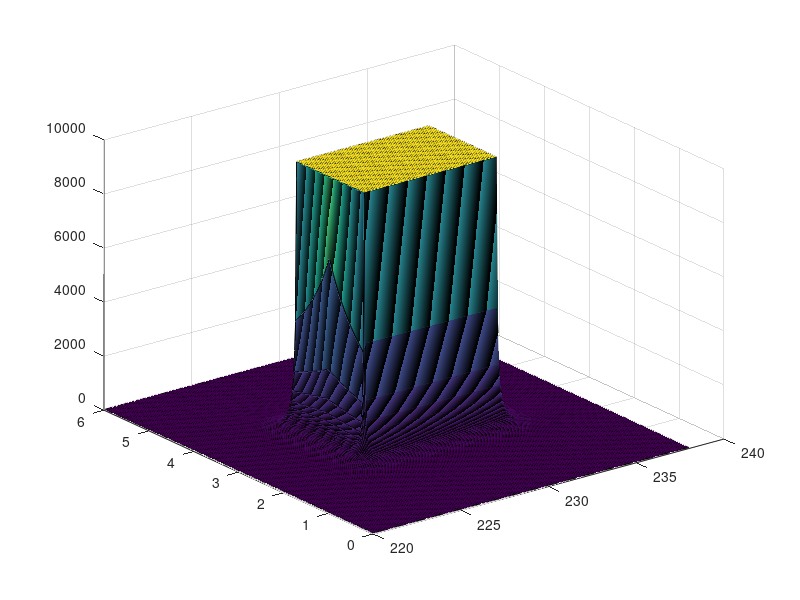

Write MATLAB code to recreate this figure. (Note: this script raises an error after producing the figure.)
clc;
clear all;
Y_var= linspace(0, 6, 300);
X_var= linspace(220, 238, 300);
S1= load('apf_data_yukawa_300.mat');
S2= load('apf_data_modyukawa_300.mat');
figure(1)
s=surf(X_var,Y_var,S1.apf_obst1);
hold on;
s.EdgeColor = 'none';
s.FaceColor = 'interp';
% shading interp;
hold on;
plot3(X_var(:,1), Y_var(:,1), S1.apf_obst1(:,1),'k');
spacing = 4;  % play around so it fits the size of your data set
for i = 1 : spacing : length(X_var)
    plot3(X_var(:,i), Y_var(:,i), S1.apf_obst1(:,i),'-k');
    plot3(X_var(:,i), Y_var(:,i), S1.apf_obst1(:,i),'-k');
end
xlabel('Horizontal Distance')
ylabel('Vertical Distance')
zlabel('Cost of the Potential Function')
legend(s, 'Cost around the Obstacle')
legend
figure(2)
contour(X_var,Y_var,S1apf_obst1, 10000);
xlabel('Horizontal Distance')
ylabel('Vertical Distance')
zlabel('Cost of the Potential Function')
legend(s, 'Cost around the Obstacle')
legend